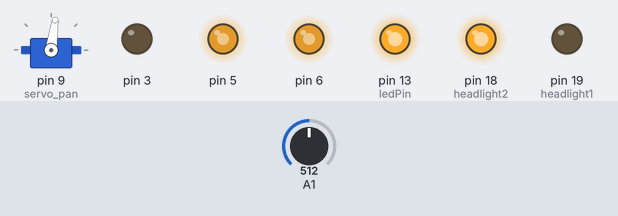
Recording of a sketch running on a simulated Arduino Uno, built with avr-gcc and run on an emulated ATmega328P. Parts: servo, output pins drawn as LEDs (lit = HIGH). The test bench sets the inputs (shaded band); at power-on: A1 = 512.

Above: at 5.4 s.
5.5 s: A1 set to 190
At 5.68 s:
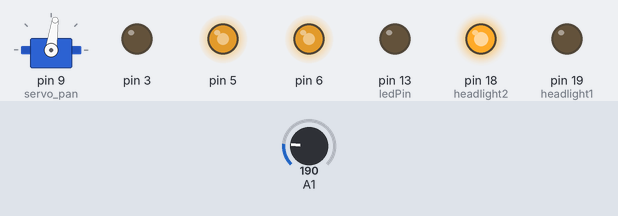
At 7.0 s:
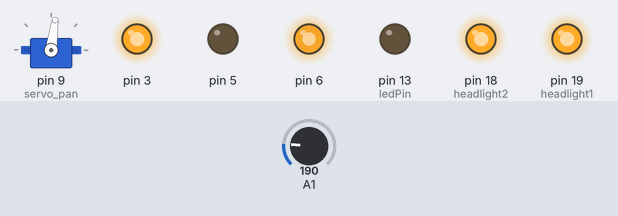
Timing chart, 0 to 14.0 s (numbered marks = the images above; inputs shaded):
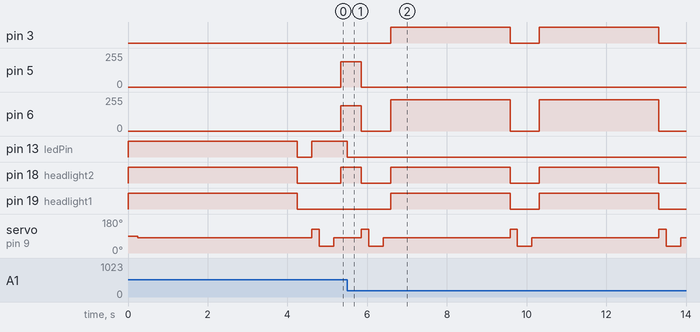

Measured:
- after the input at 5.5 s, pin 3: alternates HIGH for 3.0 s and LOW for 0.73 s, starting after 1.1 s; pin 5: 190/255 → 0/255 after 0.35 s

The sketch:

cmdrSampleCode.ino
```cpp
/*  Initial BrutusBot Code
    Author:  Mark Martens  (BRuTuS) for Solarbotics Ltd.
    Date: July 9, 2012
    Binary sketch size: 5466 bytes (of a 32256 byte maximum) using ATMega328P with optiboot bootloader

    Chassis: BrutusBot
       http://www.solarbotics.com/products/60125/
    Motor Driver: CMDR Shield
       http://www.solarbotics.com/products/39290/
    Front Sensor: Sharp 10-80cm Infrared sensor
       http://www.solarbotics.com/products/35238/

    Supplier:  Solarbotics

    General Overview:
    This is a simple roamer sketch for the brutusbot platform.  Customize to your needs.

    Motor control lines: D3, D5, D6, & D11
    Servo control line: D9
    Analog input line: A1
*/

#include <Servo.h>


/*#define bit9600Delay 84
#define halfBit9600Delay 42
#define bit4800Delay 188
#define halfBit4800Delay 94*/

#define threshold 200
#define delay_per_degree 4
#define reaction_delay 350
#define pan_offset -8
#define headlight1 19 //Headlight LEDs connected to Analog 5
#define headlight2 18 //Headlight LEDs connected to Analog 5
#define drivespeed 255
#define reversespeed 225
#define spinspeed 190

#define NODRIVE 0  //Set to 1 to disable drive

// Setup objects from Libraries
Servo servo_pan;

// Initialize Global Variables
int ledPin = 13;  // LED connected to digital pin 13
int lastlook=0;
int distance;
int watchdog=0;
unsigned long last_event = 0;
int left_motor=150;  //Set left motor speed
int right_motor=140;  // Set right motor speed
int spin_speed=140;  // Motor Speed during a speed.

// Function Declarations *****  (This helps read main code)
int look(int dir);
void drive(int command);
void roamer(void);


//Main Setup Function
void setup()
{
  last_event=millis();
  //Randomize seed based on unconnected pin.
  randomSeed(analogRead(2));
  pinMode(ledPin, OUTPUT);      // sets the digital pin as output
  pinMode(headlight1,OUTPUT);
  pinMode(headlight2,OUTPUT);
  digitalWrite(ledPin,HIGH);
  digitalWrite(headlight1,HIGH);
  digitalWrite(headlight2,HIGH);
  Serial.begin(57600);
  servo_pan.attach(9);
  delay(250);  //Make sure servo is set and ready
  servo_pan.write(90 + pan_offset);
  delay(4000);
  digitalWrite(ledPin,LOW);
  digitalWrite(headlight1,LOW);
  digitalWrite(headlight2,LOW);

}


//  ********************  Main Loop
void loop()
{

   roamer();

}

// Functions


void drive(int command)
{
  /*
  0 = all stop
  1 = drive forward
  2 = drive reverse
  3 = spin left
  4 = spin right
  9 = disable chip
  */

  //3&5 are Left Motor
  //6&11 are Right Motor
  int rightspeed;
  int leftspeed;

  rightspeed=drivespeed-20;
  leftspeed=drivespeed;

  if (NODRIVE == 1)
  {
    command=9;
  }

  switch (command)
  {
    case 0:
    // All Stop
    digitalWrite(headlight1,LOW);
    digitalWrite(headlight2,LOW);
    digitalWrite(3,LOW);
    digitalWrite(5,LOW);
    digitalWrite(6,LOW);
    digitalWrite(11,LOW);
    break;

    case 1:
    // Forward
    digitalWrite(headlight1,HIGH);
    digitalWrite(headlight2,HIGH);
    analogWrite(3,leftspeed);
    digitalWrite(5,LOW);
    analogWrite(6,rightspeed);
    digitalWrite(11,LOW);
    break;

    case 2:
    // Reverse
    digitalWrite(headlight1,HIGH);
    digitalWrite(headlight2,HIGH);
    digitalWrite(3,LOW);
    analogWrite(5,reversespeed);
    digitalWrite(6,LOW);
    analogWrite(11,reversespeed);
    break;

    case 4:
    // Spin Left
    digitalWrite(headlight1,LOW);
    digitalWrite(headlight2,HIGH);
    digitalWrite(3,LOW);
    analogWrite(5,spinspeed);
    analogWrite(6,spinspeed);
    digitalWrite(11,LOW);
    break;

    case 3:
    // Spin Right
    digitalWrite(headlight1,HIGH);
    digitalWrite(headlight2,LOW);
    analogWrite(3,spinspeed);
    digitalWrite(5,LOW);
    digitalWrite(6,LOW);
    analogWrite(11,spinspeed);
    break;

    case 9:
    // Disable chip
    digitalWrite(headlight1,LOW);
    digitalWrite(headlight2,LOW);
    digitalWrite(3,LOW);
    digitalWrite(5,LOW);
    digitalWrite(6,LOW);
    digitalWrite(11,LOW);
    break;

  }

  if (command != 0)
  {
    watchdog=0;
  }

}

int look(int dir)
{
  /*This routine sets robot to look in a certain direction, then
  measure distance at that direction.
  90 degrees is straight ahead
  45 degrees is to the right
  135 degrees is to the left
  Function returns the distance.
  */

  int reading;
  int sample=0;
  int x=0;


  //digitalWrite(ultraviolet, HIGH); //Show reading begin

  servo_pan.write(dir + pan_offset); //Send Servo Where it is supposed to go.
  delay(abs(dir-lastlook)*delay_per_degree);  //Wait for the servo to get where its going


  delayMicroseconds(500);

  while ( x < 8)
  {
    sample=sample+analogRead(1);
    delayMicroseconds(200);
    x++;
  }


  reading=sample/8;
  //Serial.println(reading);

  if (dir == 90)  //If We're looking ahead
  {
    if (reading > threshold)
    {
      digitalWrite(ledPin, HIGH); //Head on object detected!
    }
    else
    {
      digitalWrite(ledPin, LOW);  //No objects to worry about
    }
  }

  if (dir == 135)  //If We're looking right
  {
    if (reading > (threshold*2))
    {
      digitalWrite(ledPin, HIGH); //Object detected!
    }
    else
    {
      digitalWrite(ledPin, LOW);  //No objects to worry about
    }
  }

  if (dir == 45)  //If We're looking left
  {
    if (reading > (threshold*2))
    {
      digitalWrite(ledPin, HIGH); //Head on object detected!
    }
    else
    {
      digitalWrite(ledPin, LOW);  //No objects to worry about
    }
  }


  lastlook=dir;
  return(reading);
}


void roamer()
{
  int left;
  int straight;
  int right;
  int boredomControl;
  int breakout=0;
  int dir;
  unsigned long last_looked_around;

  last_looked_around=millis()-5000;
  while (1)
  {
    straight=look(90);
    if (straight > threshold)
      {
        // Something Ahead!
        drive(0);
        right=look(135);
        left=look(45);
        straight=look(90);
        if (right > left)
        {
          //Turn left until clear
          dir=3;
        }
        else
        {
          //Turn Right until clear
          dir=4;
        }
        drive(dir);

        while (straight > threshold)
        {
          straight=look(90);
        }
        delay(reaction_delay);
        drive(0);
      }
    else
      {
        // Nothing Ahead!
        if ((millis() - last_looked_around) < 3000)
        {
          //Servo should be tilted down - check left and right all the time
          drive(1);
        }
        else
        {
          //Haven't looked up in a bit, lets check
          drive(0);

          right=look(135);
          left=look(45);
          straight=look(90);

          if ((right < (threshold*2)) && (left < (threshold*2)) && (straight < threshold))
          {
            //Nothing In front!  Free and Clear!
            last_looked_around=millis();
          }
          else
          {
            drive(0);
            if ((straight > threshold) || ((right > (threshold*2)) && (left > (threshold*2))))
              {
                //Interesting scenario - looked up and something is in our way!
                //Backup, and reasses?
                //Same if we are wedged left and right
                drive(2);
                while (straight > threshold)
                {
                  straight=look(90);
                }
                delay(reaction_delay);
                drive(0);
              }
              else
              {
                //Straight was fine, something is to left or right.
                if (right > (threshold*2))
                {
                  //Something off our Starboard Side Captain!
                  look(135);
                  drive(3);
                  while (right > (threshold*2))
                  {
                    right=look(135);
                  }
                  delay(reaction_delay);
                  drive(0);
                  look(90);
                }
                else
                {
                  //Something off our Port Side Captain!
                  look(45);
                  drive(4);
                  while (left > (threshold*2))
                  {
                    left=look(45);
                  }
                  delay(reaction_delay);
                  drive(0);
                  look(90);
                }


              }

        }//End Some Threshold Passed Else

     } //End Haven't Looked Up Else
    }//End Nothing Ahead Else
  }//End While Loop
 }//End of Roamer Function
```
